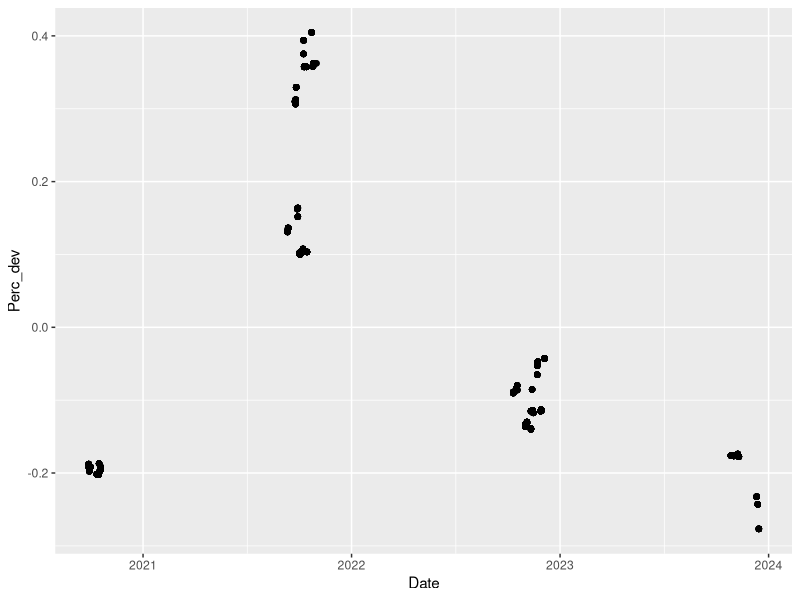
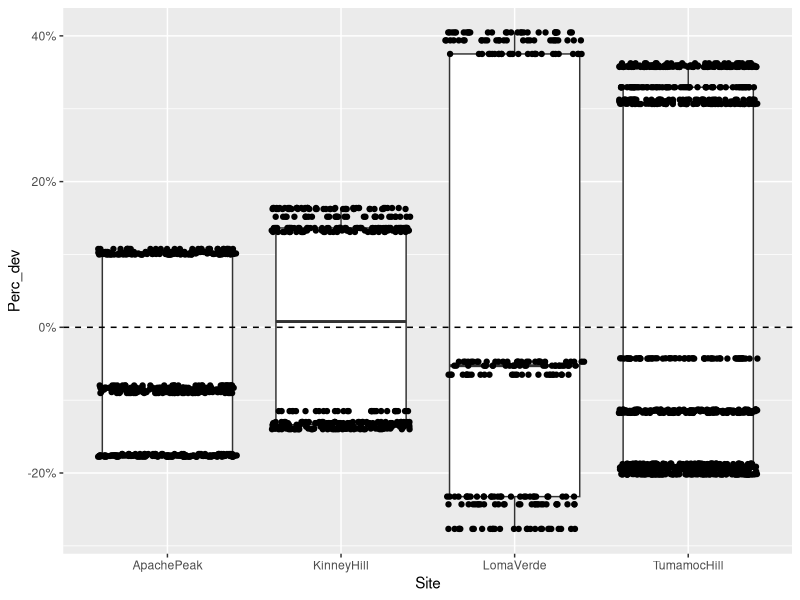
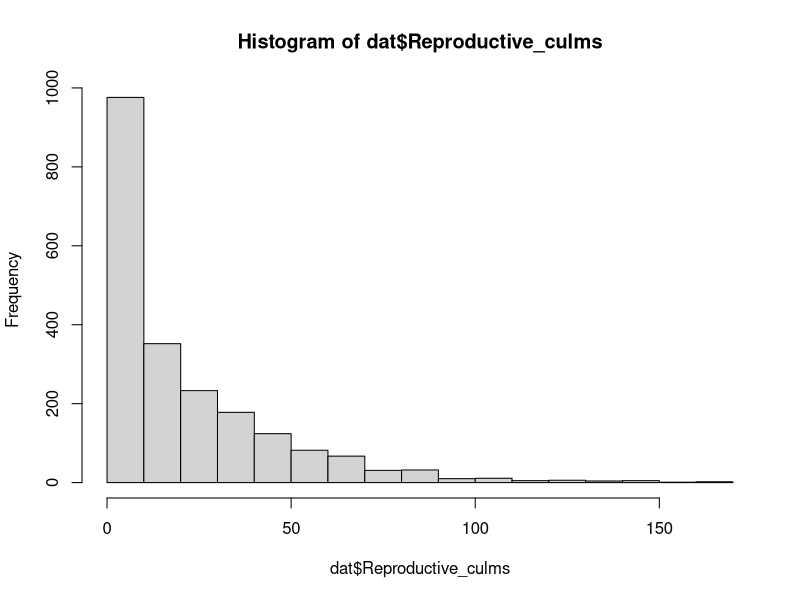
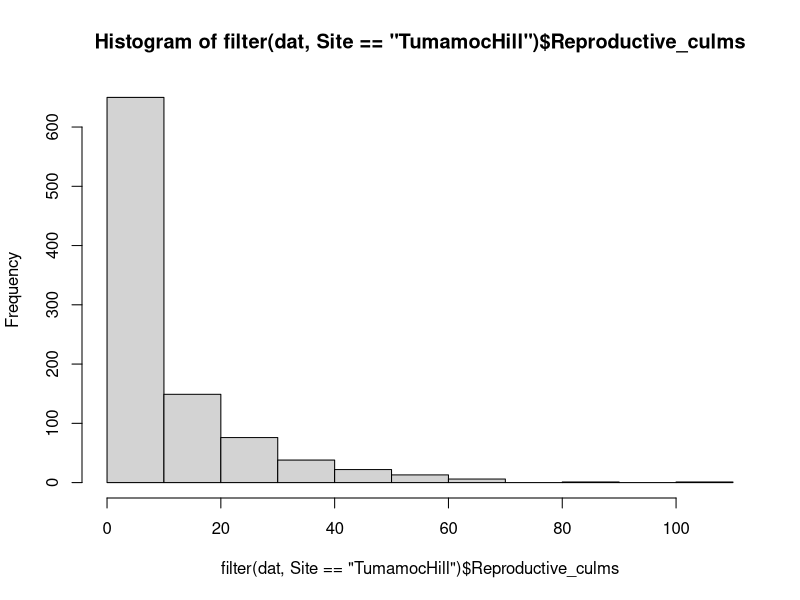
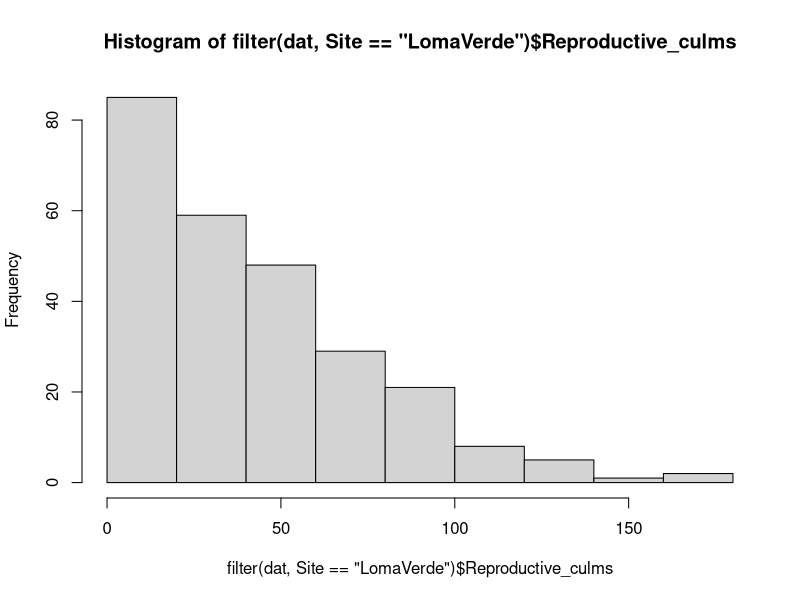
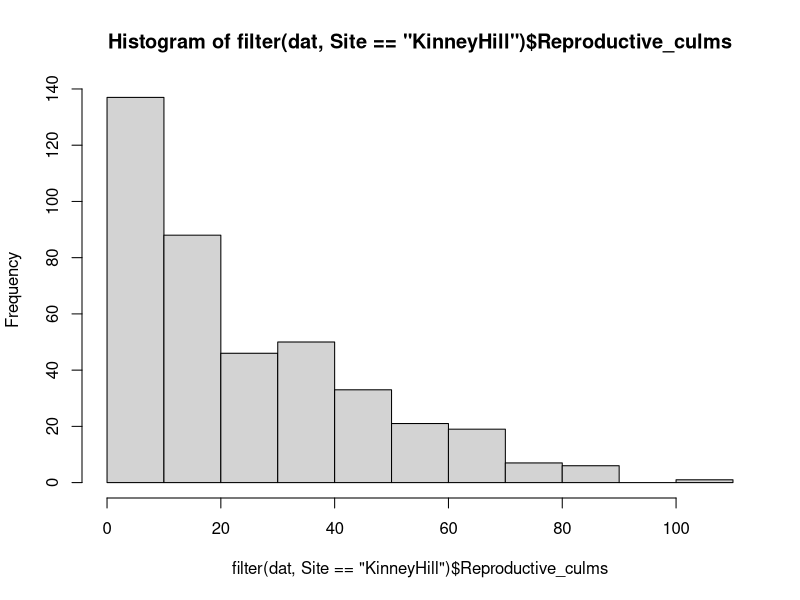
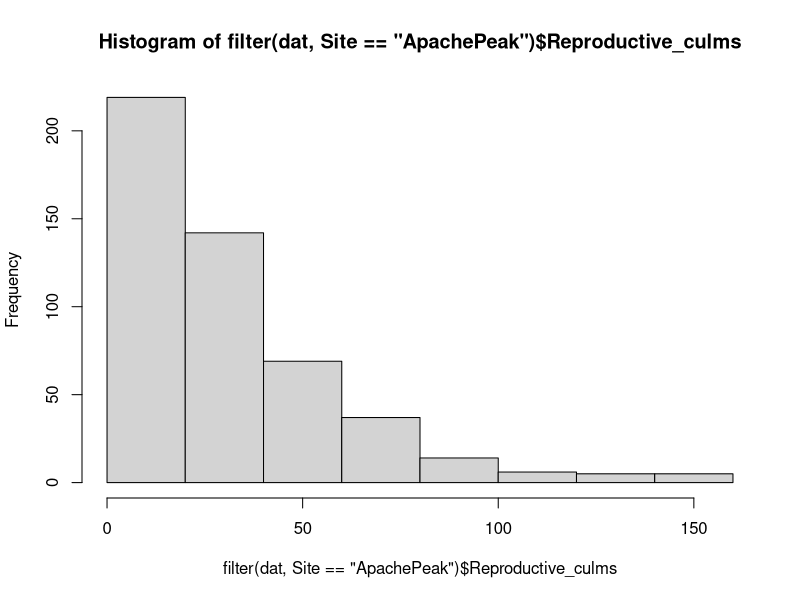
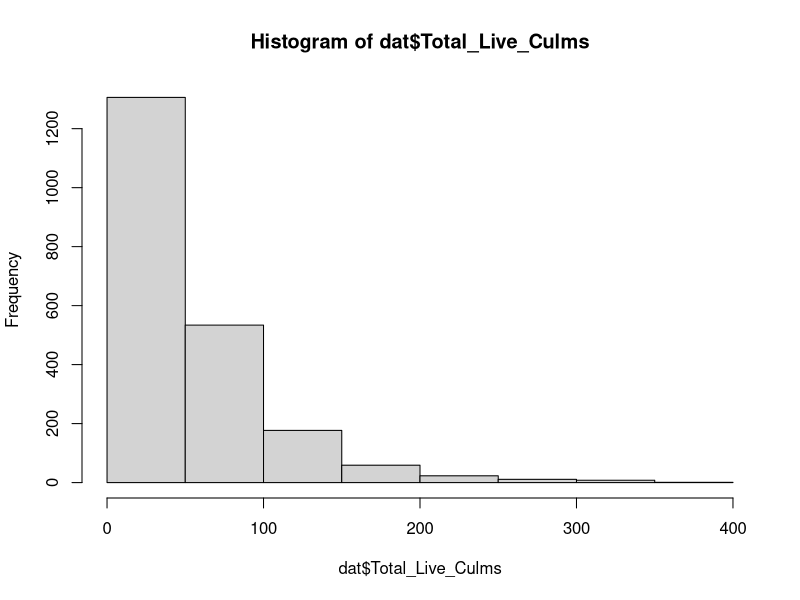

Source code (R) for these figures, in order: (Note: this script raises an error after producing the figures.)
# Created: 2024-09-23
# Updated: 2025-02-28

# Purpose: Examine distributions; write out clean data with precip deviation variable added.

# Culm counts are Poisson distribution. Buffelgrass density & cover are approximately normal distribution.

library(readxl)
library(tidyverse)
library(GGally)

# Load data ---------------------------------------------------------------

culms.raw <- read_xlsx("data/raw/2024-09_LO_Buffelgrass-culm-demography_master.xlsx", sheet = "Demography")
monitor.prism <- read_csv("data/cleaned/02_monitoring-info-with-PRISM-data_clean.csv")

# Data wrangling ----------------------------------------------------------

dat <- culms.raw %>% 
  left_join(monitor.prism)

# Check for NAs
apply(dat, 2, anyNA)

# Separate NA culm counts
na.culm <- dat %>% 
  filter(is.na(Vegetative_culms))

# Remove NA culm count - plants could not be located and weren't sampled
dat <- dat %>% 
  filter(!is.na(Vegetative_culms))

# Add Perc_dev and Deviation_mm cols
dat <- dat %>% 
  mutate(Perc_dev = (Prev_year_precip - MAP) / MAP,
         Deviation_mm = Prev_year_precip - MAP) 

# Change year cols to character
dat <- dat %>% 
  mutate(Year = as.character(Year),
         StudyYear = as.character(StudyYear))

# Separate out continuous explanatory variables
exp.cont <- dat %>% 
  select(PlotSlope, Elevation_ft, Prev_year_precip, MAT, MAP, Perc_dev, Deviation_mm)

# Separate out response variables
res.cont <- dat %>% 
  select(BGCover, BGDensity, ShrubCover, ForbCover, NGCover, Vegetative_culms, Reproductive_culms, Total_Live_Culms,
         Longestleaflength_cm)




# Precipitation variability -----------------------------------------------

summary(dat$Perc_dev) # ranges from -28% to +40%

dat %>% 
  ggplot(aes(x = Date, y = Perc_dev)) +
  geom_point()

dat %>% 
  ggplot(aes(x = Site, y = Perc_dev)) +
  geom_boxplot() +
  geom_jitter() +
  scale_y_continuous(labels = scales::percent) +
  geom_hline(yintercept = 0, linetype = "dashed")


# Response variable: Culm count -------------------------------------------

## Histogram --------------------------------------------------------------

# All, Reproductive
hist(dat$Reproductive_culms)

# By site, Reproductive
hist(filter(dat, Site == "TumamocHill")$Reproductive_culms)
hist(filter(dat, Site == "LomaVerde")$Reproductive_culms)
hist(filter(dat, Site == "KinneyHill")$Reproductive_culms)
hist(filter(dat, Site == "ApachePeak")$Reproductive_culms)

# All, Total
hist(dat$Total_Live_Culms)

# All, Vegetative
hist(dat$Vegetative_culms)


## Boxplot ----------------------------------------------------------------

# All, by site
#   Reproductive
dat %>% 
  ggplot(aes(x = Site, y = Reproductive_culms)) +
  geom_boxplot()

#   Total
dat %>% 
  ggplot(aes(x = Site, y = Total_Live_Culms)) +
  geom_boxplot()

#   Vegetative
dat %>% 
  ggplot(aes(x = Site, y = Vegetative_culms)) +
  geom_boxplot()


# By aspect
dat %>% 
  ggplot(aes(x = Aspect, y = Reproductive_culms)) +
  geom_boxplot()


## Pair plot --------------------------------------------------------------

# Reproductive & vegetative culms
dat %>%
  ggplot(aes(x = Vegetative_culms, y = Reproductive_culms)) +
  geom_point()


# Response variable: Density & cover --------------------------------------

# Pair plot
res.cont %>% 
  select(-Longestleaflength_cm, -Vegetative_culms, -Reproductive_culms, -Total_Live_Culms) %>% 
  ggpairs()

# BG Cover
hist(dat$BGCover)
dat %>% 
  ggplot(aes(x = Site, y = BGCover)) +
  geom_boxplot()

# BG Density
hist(dat$BGDensity)
dat %>% 
  ggplot(aes(x = Site, y = BGDensity)) +
  geom_boxplot()

# Shrub cover
hist(dat$ShrubCover)
dat %>% 
  ggplot(aes(x = Site, y = ShrubCover)) +
  geom_boxplot()

# Forb cover
hist(dat$ForbCover)
dat %>% 
  ggplot(aes(x = Site, y = ForbCover)) +
  geom_boxplot()

# Native grass cover
hist(dat$NGCover)
dat %>% 
  ggplot(aes(x = Site, y = NGCover)) +
  geom_boxplot()

# Longest leaf
hist(dat$Longestleaflength_cm)
dat %>% 
  filter(!is.na(Longestleaflength_cm)) %>% 
  ggplot(aes(x = Site, y = Longestleaflength_cm)) + 
  geom_boxplot()



# Continuous explanatory variables ----------------------------------------

# Summary
summary(dat$Elevation_ft)
summary(dat$PlotSlope)
summary(dat$MAT)

# Distribution
hist(dat$Elevation_ft)
hist(dat$PlotSlope)
hist(dat$MAT)

# Pair plot
dat %>% 
  select(PlotSlope, Elevation_ft, Prev_year_precip, MAT, MAP, Perc_dev, Deviation_mm) %>% 
  distinct(.keep_all = TRUE) %>% 
  ggpairs()



# Write out data to csv ---------------------------------------------------

write_csv(dat,
          file = "data/cleaned/04_demography-data_clean.csv")


save.image("RData/04_data-wrangling-and-screening.RData")
